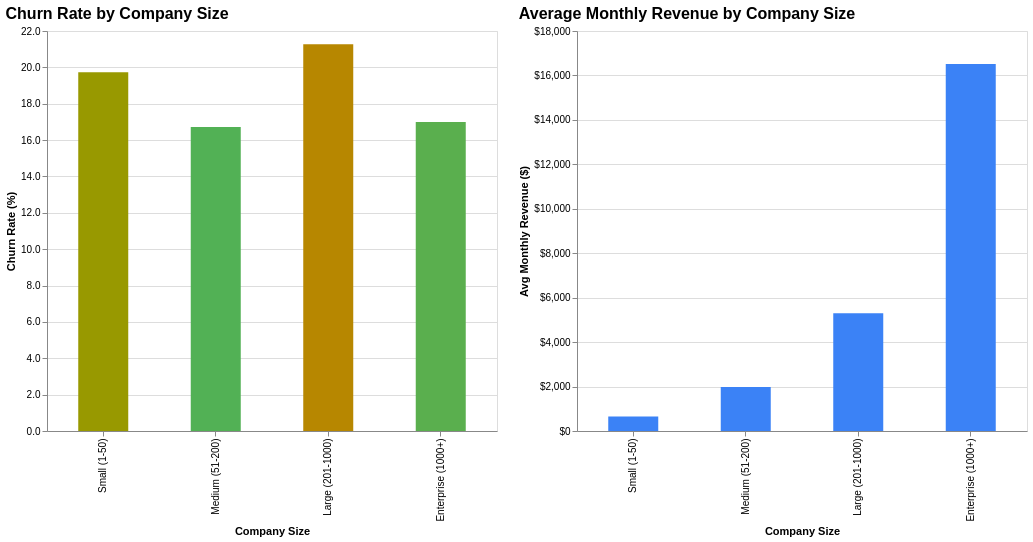

Source (notebook cell):
### Code cell
# Cell 7: Churn Rate & Avg MRR by Company Size – Side-by-Side with Tooltips

import altair as alt

# Prepare data
size_metrics = df.groupby('company_size').agg(
    churn_rate=('churned', 'mean'),
    avg_revenue=('monthly_revenue', 'mean')
).reset_index()

size_metrics['churn_pct'] = size_metrics['churn_rate'] * 100

# Sort order
size_order = ['Small (1-50)', 'Medium (51-200)', 'Large (201-1000)', 'Enterprise (1000+)']

# Chart 1: Churn Rate
churn_chart = alt.Chart(size_metrics).mark_bar(size=50).encode(
    x=alt.X('company_size:N', sort=size_order, title='Company Size'),
    y=alt.Y('churn_pct:Q', title='Churn Rate (%)', axis=alt.Axis(format='.1f')),
    color=alt.Color('churn_pct:Q', scale=alt.Scale(domain=[15, 25], range=['#10b981', '#ef4444']), legend=None),
    tooltip=[
        alt.Tooltip('company_size:N', title='Company Size'),
        alt.Tooltip('churn_pct', title='Churn Rate (%)', format='.1f')
    ]
).properties(
    title='Churn Rate by Company Size',
    width=450,
    height=400
)

# Chart 2: Average MRR
revenue_chart = alt.Chart(size_metrics).mark_bar(size=50).encode(
    x=alt.X('company_size:N', sort=size_order, title='Company Size'),
    y=alt.Y('avg_revenue:Q', title='Avg Monthly Revenue ($)', axis=alt.Axis(format='$,.0f')),
    color=alt.value('#3b82f6'),
    tooltip=[
        alt.Tooltip('company_size:N', title='Company Size'),
        alt.Tooltip('avg_revenue', title='Avg MRR ($)', format='$,.0f')
    ]
).properties(
    title='Average Monthly Revenue by Company Size',
    width=450,
    height=400
)

# Combine side-by-side
alt.hconcat(churn_chart, revenue_chart).configure_title(
    fontSize=16,
    anchor='start',
    fontWeight='bold'
)

### Figure 1 — Vega-Lite specification as saved in the notebook (floating-point values rounded to 4 significant figures)
{"config": {"view": {"continuousWidth": 300, "continuousHeight": 300}, "title": {"anchor": "start", "fontSize": 16, "fontWeight": "bold"}}, "hconcat": [{"mark": {"type": "bar", "size": 50}, "encoding": {"color": {"field": "churn_pct", "legend": null, "scale": {"domain": [15, 25], "range": ["#10b981", "#ef4444"]}, "type": "quantitative"}, "tooltip": [{"field": "company_size", "title": "Company Size", "type": "nominal"}, {"field": "churn_pct", "format": ".1f", "title": "Churn Rate (%)", "type": "quantitative"}], "x": {"field": "company_size", "sort": ["Small (1-50)", "Medium (51-200)", "Large (201-1000)", "Enterprise (1000+)"], "title": "Company Size", "type": "nominal"}, "y": {"axis": {"format": ".1f"}, "field": "churn_pct", "title": "Churn Rate (%)", "type": "quantitative"}}, "height": 400, "title": "Churn Rate by Company Size", "width": 450}, {"mark": {"type": "bar", "size": 50}, "encoding": {"color": {"value": "#3b82f6"}, "tooltip": [{"field": "company_size", "title": "Company Size", "type": "nominal"}, {"field": "avg_revenue", "format": "$,.0f", "title": "Avg MRR ($)", "type": "quantitative"}], "x": {"field": "company_size", "sort": ["Small (1-50)", "Medium (51-200)", "Large (201-1000)", "Enterprise (1000+)"], "title": "Company Size", "type": "nominal"}, "y": {"axis": {"format": "$,.0f"}, "field": "avg_revenue", "title": "Avg Monthly Revenue ($)", "type": "quantitative"}}, "height": 400, "title": "Average Monthly Revenue by Company Size", "width": 450}], "data": {"name": "data-1b51d4a5661bce5dd6bc31915c2d4f4b"}, "$schema": "https://vega.github.io/schema/vega-lite/v5.20.1.json", "datasets": {"data-1b51d4a5661bce5dd6bc31915c2d4f4b": [{"company_size": "Enterprise (1000+)", "churn_rate": 0.17, "avg_revenue": 16510.0, "churn_pct": 17.0}, {"company_size": "Large (201-1000)", "churn_rate": 0.2128, "avg_revenue": 5303.0, "churn_pct": 21.28}, {"company_size": "Medium (51-200)", "churn_rate": 0.1671, "avg_revenue": 1984.0, "churn_pct": 16.71}, {"company_size": "Small (1-50)", "churn_rate": 0.1973, "avg_revenue": 654.9, "churn_pct": 19.73}]}}
